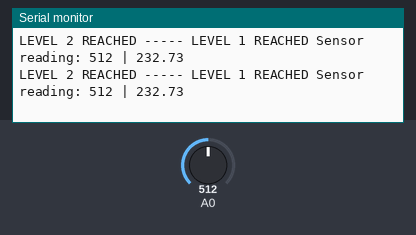
This sketch was run on a simulated Arduino Zero (SAMD21). Parts: the last lines printed to the serial monitor. Inputs (shaded band) come from the test bench; at power-on: A0 = 512 (analog values on the 0–1023 scale).

Above: at 1.2 s.
1.3 s: A0 set to 363
At 1.31 s:
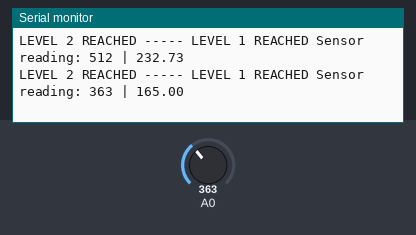
2.8 s: A0 set to 339
At 2.82 s:
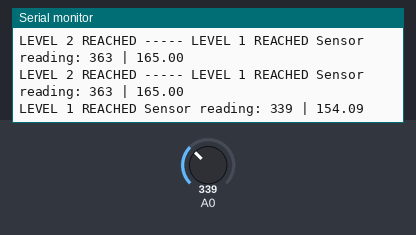
4.7 s: A0 set to 166
At 4.73 s:
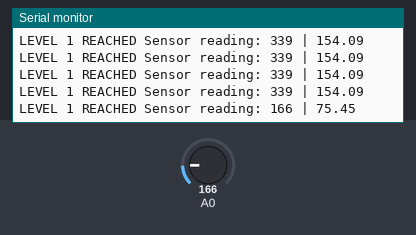
6.2 s: A0 set to 135
At 6.23 s:
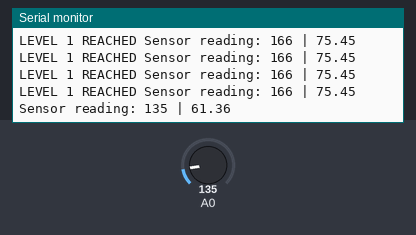

The sketch:

test_pressure_sensor.ino
```cpp
#include <Arduino.h>

// constants
const int res = 10;

// pins
//const int S1_PIN = 34;

void setup() {
  // put your setup code here, to run once:
  Serial.begin(9600);
  analogReadResolution(res);

}

void loop() {
  // put your main code here, to run repeatedly:
  int sensor1_reading = analogRead(A0);
  float s1_voltage = ((float)sensor1_reading*5/(2^res-1));
  if (sensor1_reading > 350) {
    Serial.print("LEVEL 2 REACHED ----- ");
  }
  if (sensor1_reading > 150) {
    Serial.print("LEVEL 1 REACHED ");
  }
  Serial.println("Sensor reading: " + String(sensor1_reading) + " | " + String(s1_voltage));

  delay(100);
}
```

Measured:
- the behaviour switches between 351 and 350 on A0 (found by bisection; images 1 and 2)
- the behaviour switches between 151 and 150 on A0 (found by bisection; images 3 and 4)
- after the input at 1.3 s, the serial monitor: prints a new line at once (image 1)
- after the input at 2.8 s, the serial monitor: prints a new line at once (image 2)
- after the input at 4.7 s, the serial monitor: prints a new line at once (image 3)
- after the input at 6.2 s, the serial monitor: prints a new line at once (image 4)
